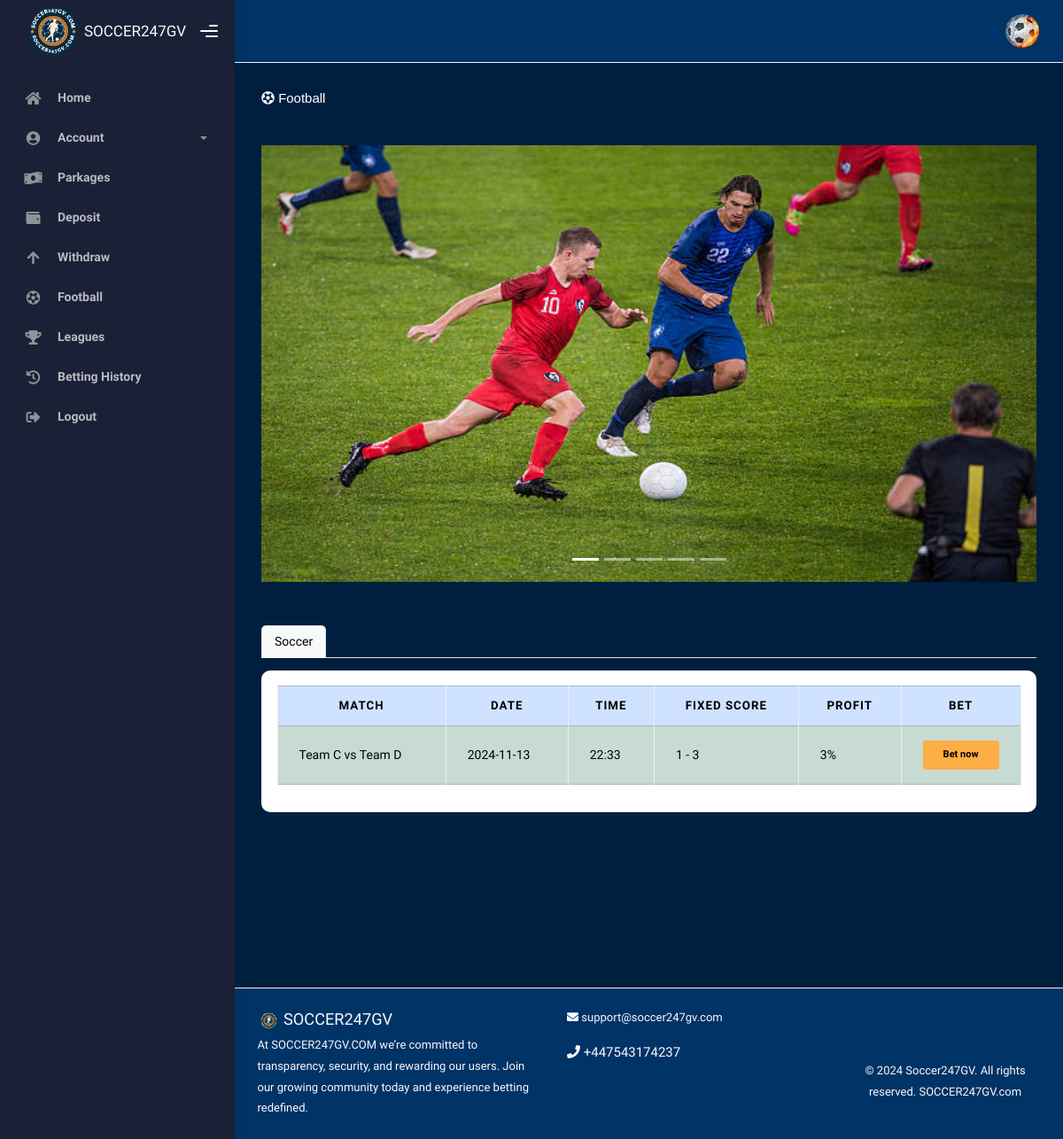
Page /football/ (signed in) on the earlier database version.
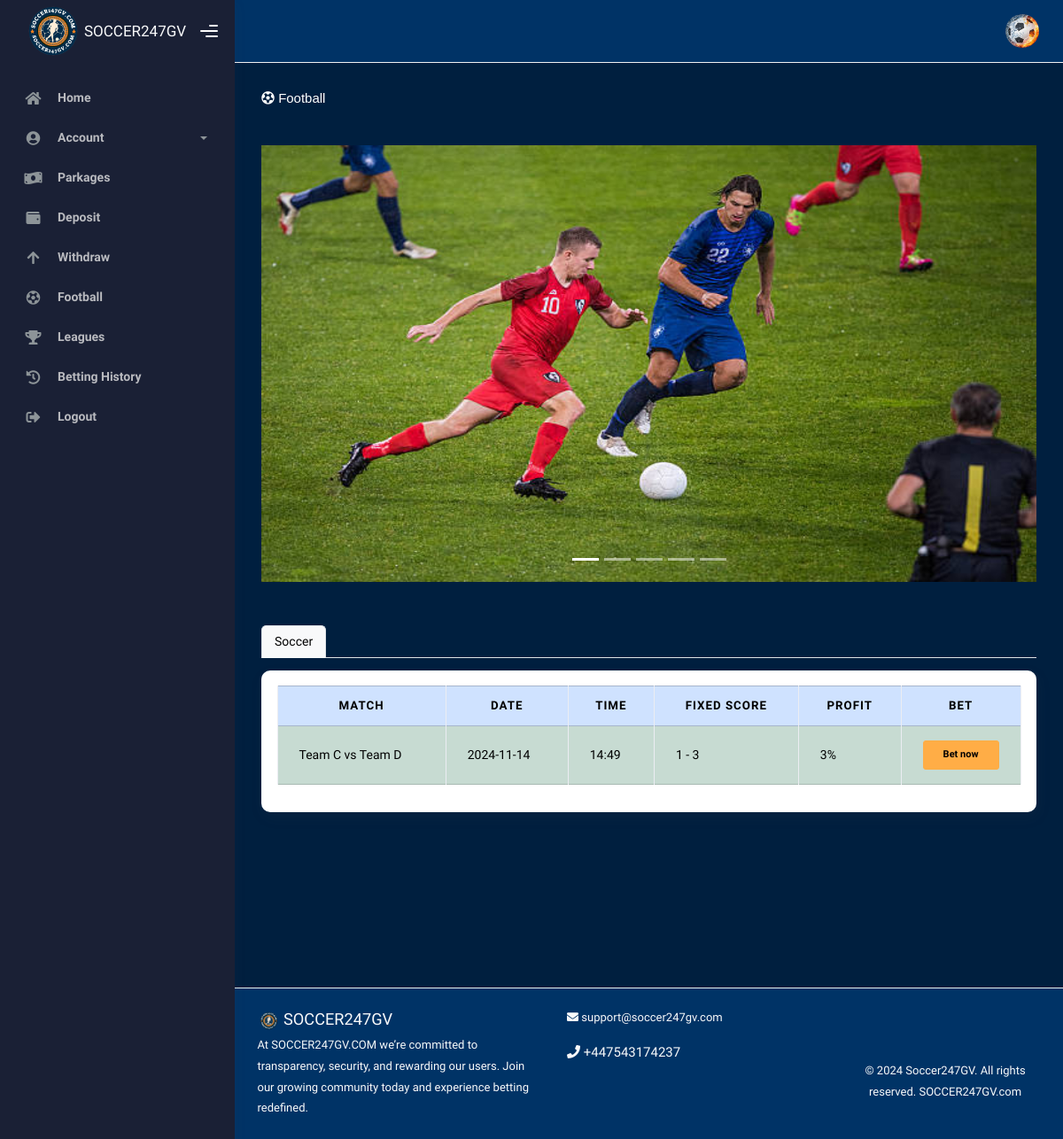
Same page on the later database version.
### accounts/models.py (models this page shows, shortened)
class FootballMatch(models.Model):
    MATCH_TYPE_CHOICES = [
        ('soccer', 'Soccer Matches'),
    ]
    STATUS_CHOICES = [
        ('playing', 'Playing'),
        ('won', 'Won'),
        ('lost', 'Lost'),
    ]
    match_type = models.CharField(max_length=10, choices=MATCH_TYPE_CHOICES)
    home_team = models.CharField(max_length=100)
    away_team = models.CharField(max_length=100)
    start_time = models.DateTimeField()
    fixed_score = models.CharField(max_length=10, help_text="Format: X - Y (e.g., 2 - 1)")
    profit_percentage = models.DecimalField(max_digits=5, decimal_places=2, help_text="Profit percentage")
    status = models.CharField(max_length=10, choices=STATUS_CHOICES, default='playing')  # Added status field

### Soccer_app/views.py (the view)
# urls.py: path('football/',views.football,name="football"),
def football(request):
    football_matches = FootballMatch.objects.all()
    slides = soccer_slider.objects.all()
    context = {
        'slides': slides,
        'football_matches': football_matches,
    }
    return render(request,'home/football.html',context)

### Soccer_app/templates/home/football.html (shortened to what this page needs)
{% extends 'core/base/base.html' %}
{% load static %}
{% block contents %}
  <div class="page-inner mb-5 pb-5">
    <div class="d-flex align-items-left align-items-md-center flex-column flex-md-row pt-2 pb-4">
      <div>
        <h6 style="font-family: Verdana, Geneva, Tahoma, sans-serif; color: white;" class="mb-3"><i class="fas fa-futbol"></i> Football</h6>
      </div>
    </div>
    <div class="container-fluid p-0 col-12 mb-5 py-2">
      <div id="carouselExampleCaptions" class="carousel slide" data-bs-ride="carousel">
        <div class="carousel-indicators">
          {% for slide in slides %}
            <button type="button" data-bs-target="#carouselExampleCaptions" data-bs-slide-to="{{ forloop.counter0 }}" class="{% if forloop.first %}active{% endif %}" aria-current="{% if forloop.first %}true{% endif %}" aria-label="Slide {{ forloop.counter }}"></button>
          {% endfor %}
        </div>
        <div class="carousel-inner text-center">
          {% for slide in slides %}
            <div class="carousel-item {% if forloop.first %}active{% endif %}">
              <div style="height: 200px;" class="img-container mx-auto">
                <img src="{{ slide.image.url }}" class="d-block" alt="Slide Image" />
              </div>
            </div>
          {% endfor %}
        </div>
      </div>
    </div>
    <div class="container-fluid mb-5 pb-5 p-0">
      <ul class="nav nav-tabs" id="matchTabs" role="tablist">
        <li class="nav-item" role="presentation">
          <button class="nav-link active" id="soccer-matches-tab" data-bs-toggle="tab" data-bs-target="#soccer-matches" type="button" role="tab" aria-controls="soccer-matches" aria-selected="true">Soccer</button>
        </li>
      </ul>
      <div class="tab-content mt-3" id="matchTabsContent">
        <div class="tab-pane fade show active" id="soccer-matches" role="tabpanel" aria-labelledby="soccer-matches-tab">
          <div class="card">
            <div class="card-body">
              <div class="table-responsive" style="max-height: 400px; overflow-y: auto;">
                <table class="table table-hover table-striped table-bordered" style="background-color: white;">
                  <thead class="table-primary text-center text-uppercase small">
                    <tr>
                      <th>Match</th>
                      <th>Date</th>
                      <th>Time</th>
                      <th>Fixed Score</th>
                      <th>Profit</th>
                      <th>Bet</th>
                    </tr>
                  </thead>
                  <tbody class="small">
                    {% for match in football_matches %}
                      {% if match.match_type == 'soccer' %}
                        <tr class="{% cycle 'table-success' 'table-warning' 'table-info' %}">
                          <td>{{ match.home_team }} vs {{ match.away_team }}</td>
                          <td>{{ match.start_time|date:'Y-m-d' }}</td>
                          <td>{{ match.start_time|time:'H:i' }}</td>
                          <td>{{ match.fixed_score }}</td>
                          <td>{{ match.profit_percentage|floatformat:'0' }}%</td>
                          <td>
                            <button class="btn btn-warning btn-sm w-100" onclick="placeBet(
                              this,
                              '{{ match.home_team }} vs {{ match.away_team }}',
                              '{{ match.start_time|date:'Y-m-d' }}',
                              '{{ match.start_time|time:'H:i' }}',
                              '{{ match.fixed_score }}',
                              '{{ match.profit_percentage }}',
                              '{{ match.status }}'
                            )"><b>Bet now</b></button>
                          </td>
                        </tr>
                      {% endif %}
                    {% endfor %}
                  </tbody>
                </table>
              </div>
            </div>
          </div>
        </div>
      </div>
    </div>
  </div>
{% endblock %}

Differences in the rows shown:
changed FootballMatch "Team C": start_time "2024-11-13" → "2024-11-14"; start_time "22:33" → "14:49"
